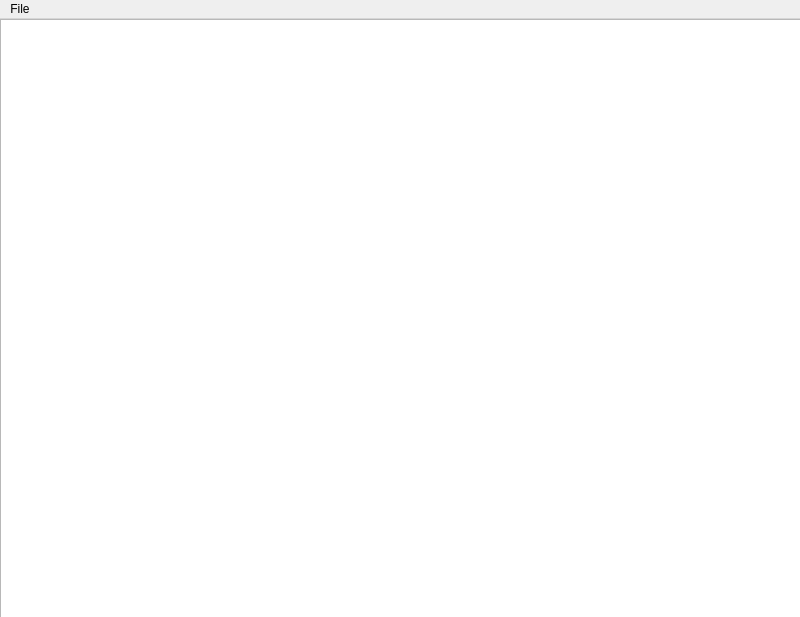
<?xml version="1.0" encoding="UTF-8"?>
<ui version="4.0">
 <class>MainWindow</class>
 <widget class="QMainWindow" name="MainWindow">
  <property name="enabled">
   <bool>true</bool>
  </property>
  <property name="geometry">
   <rect>
    <x>0</x>
    <y>0</y>
    <width>800</width>
    <height>617</height>
   </rect>
  </property>
  <property name="windowTitle">
   <string>MainWindow</string>
  </property>
  <widget class="QWidget" name="centralwidget">
   <widget class="QTextEdit" name="textEdit">
    <property name="geometry">
     <rect>
      <x>0</x>
      <y>0</y>
      <width>801</width>
      <height>601</height>
     </rect>
    </property>
   </widget>
  </widget>
  <widget class="QMenuBar" name="menubar">
   <property name="geometry">
    <rect>
     <x>0</x>
     <y>0</y>
     <width>800</width>
     <height>21</height>
    </rect>
   </property>
   <widget class="QMenu" name="menuFile">
    <property name="title">
     <string>File</string>
    </property>
    <addaction name="actionOpen"/>
    <addaction name="actionSave"/>
    <addaction name="actionSave_As"/>
    <addaction name="actionExit"/>
   </widget>
   <addaction name="menuFile"/>
  </widget>
  <action name="actionOpen">
   <property name="text">
    <string>Open</string>
   </property>
  </action>
  <action name="actionExit">
   <property name="text">
    <string>Exit</string>
   </property>
  </action>
  <action name="actionSave">
   <property name="text">
    <string>Save</string>
   </property>
  </action>
  <action name="actionSave_As">
   <property name="text">
    <string>Save As</string>
   </property>
  </action>
 </widget>
 <resources/>
 <connections/>
</ui>
